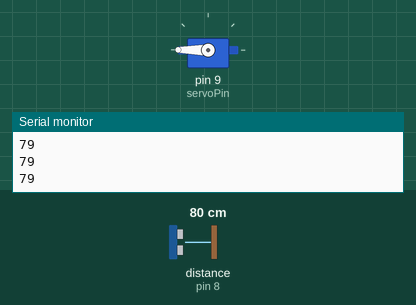
Recording of a sketch running on a simulated Arduino Uno, built with avr-gcc and run on an emulated ATmega328P. On the bench: servo, the last lines printed to the serial monitor. Wiring (inferred from the names in the program): ultrasonic range finder: trigger pin 7; echo pin 8. The test bench sets the inputs (shaded band); at power-on: distance to the obstacle (sensor on pin 8) 80 cm. The echo pulse lasts 58.3 µs per cm.

Above: at 1.2 s.
1.3 s: distance to the obstacle (sensor on pin 8) set to 2 cm
At 1.8 s:
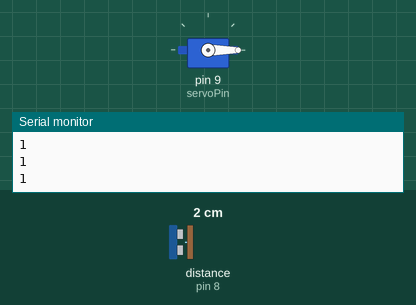
2.8 s: distance to the obstacle (sensor on pin 8) set to 9 cm
At 3.6 s:
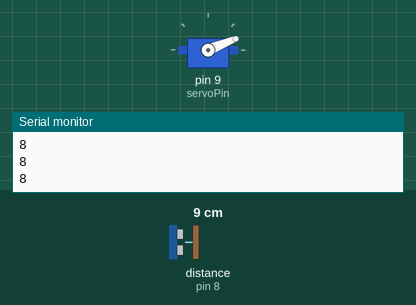
4.3 s: distance to the obstacle (sensor on pin 8) set to 18 cm
At 5.1 s:
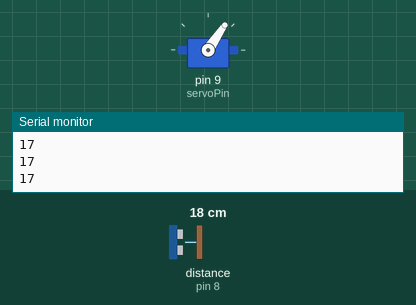
5.8 s: distance to the obstacle (sensor on pin 8) set to 35 cm
At 7.0 s:
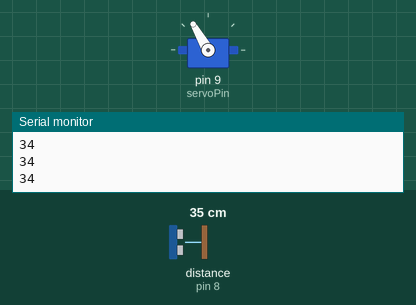
7.3 s: distance to the obstacle (sensor on pin 8) set to 60 cm
At 8.5 s:
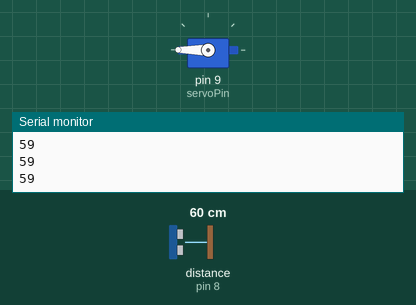
Timing chart, 0 to 9.8 s (numbered marks = the images above; inputs shaded):
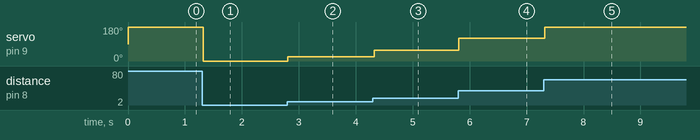

The sketch:

sensorUltraSonic.ino
```cpp
#include <Servo.h>

int trigPin = 7;
int echoPin = 8;

Servo servo;
int servoPin = 9;

void setup() {
  Serial.begin(9600);

  servo.attach(servoPin);

  pinMode(trigPin, OUTPUT);
  pinMode(echoPin, INPUT);
}

void loop() {
  digitalWrite(trigPin, LOW);
  delayMicroseconds(5);
  digitalWrite(trigPin, HIGH);
  delayMicroseconds(10);
  digitalWrite(trigPin, LOW);

  long duration = pulseIn(echoPin, HIGH);
  int cm = (duration/2)/29.1;
  Serial.println(cm);

  int deg = map(cm, 2, 50, 0, 180);
  deg = constrain(deg, 0, 180);

  servo.write(deg);
  delay(20);
}
```

Measured:
- after the input at 1.3 s, servo on pin 9 (servoPin): 180° → 0° at once
- after the input at 2.8 s, servo on pin 9 (servoPin): 0° → 22° at once
- after the input at 4.3 s, servo on pin 9 (servoPin): 22° → 56° at once
- after the input at 5.8 s, servo on pin 9 (servoPin): 56° → 120° at once
- after the input at 7.3 s, servo on pin 9 (servoPin): 120° → 180° at once
